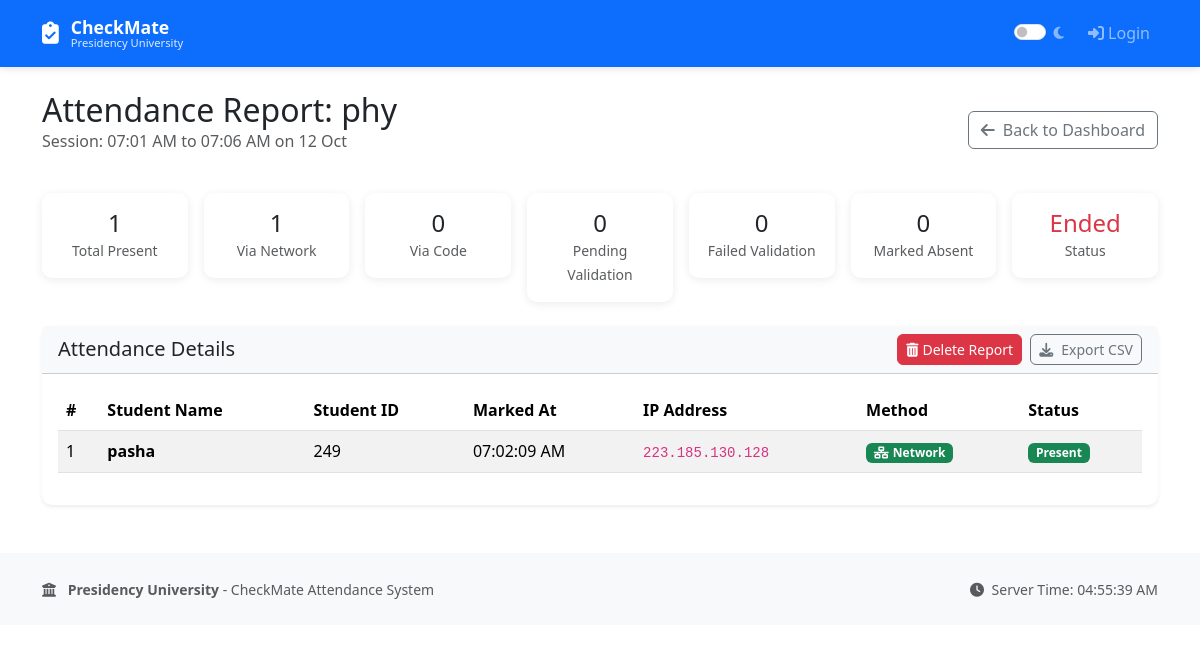
Screenshot of /view_attendance/24 (signed in) with the database file from the repository.
### app.py (models this page shows)
class AttendanceSession(db.Model):
    id = db.Column(db.Integer, primary_key=True)
    teacher_id = db.Column(db.Integer, db.ForeignKey('user.id'), nullable=False)
    subject = db.Column(db.String(100), nullable=False)
    start_time = db.Column(db.DateTime, nullable=False, default=lambda: datetime.now(timezone.utc))
    end_time = db.Column(db.DateTime, nullable=False)
    is_active = db.Column(db.Boolean, default=True)
    allowed_ip_range = db.Column(db.String(50), nullable=False)
    emergency_code = db.Column(db.String(8), nullable=False)
    teacher = db.relationship('User', backref='sessions')
    class_section = db.Column(db.String(10), nullable=False)
    validation_end_time = db.Column(db.DateTime, nullable=True)
    is_marking_closed = db.Column(db.Boolean, default=False)
    is_completely_finished = db.Column(db.Boolean, default=False)

class Attendance(db.Model):
    id = db.Column(db.Integer, primary_key=True)
    session_id = db.Column(db.Integer, db.ForeignKey('attendance_session.id'), nullable=False)
    student_id = db.Column(db.Integer, db.ForeignKey('user.id'), nullable=False)
    marked_at = db.Column(db.DateTime, nullable=False, default=lambda: datetime.now(timezone.utc))
    ip_address = db.Column(db.String(45), nullable=False)
    method = db.Column(db.String(20), default='network')
    status = db.Column(db.String(20), default='pending')

class User(db.Model):
    id = db.Column(db.Integer, primary_key=True)
    username = db.Column(db.String(80), unique=True, nullable=False)
    password_hash = db.Column(db.String(200), nullable=False)
    role = db.Column(db.String(20), nullable=False)
    student_id = db.Column(db.String(20), unique=True, nullable=True)
    name = db.Column(db.String(100), nullable=False)
    email = db.Column(db.String(120), unique=True, nullable=True)
    class_section = db.Column(db.String(10), nullable=True)
    is_active = db.Column(db.Boolean, default=True)
    must_change_password = db.Column(db.Boolean, default=True)
    created_at = db.Column(db.DateTime, default=lambda: datetime.now(timezone.utc))
    last_login = db.Column(db.DateTime, nullable=True)
    subject = db.Column(db.String(100), nullable=True)
    device_id = db.Column(db.String(36), unique=True, nullable=True)
    device_name = db.Column(db.String(100), nullable=True)
    attendance_percentage = db.Column(db.Float, default=0.0)
    admin_remarks = db.Column(db.Text, nullable=True)
    face_id_enabled = db.Column(db.Boolean, default=True)
    has_face_registered = db.Column(db.Boolean, default=False)

### app.py (the view)
@app.route('/view_attendance/<int:session_id>')
@admin_teacher_required
def view_attendance(session_id):
    att_session = AttendanceSession.query.get_or_404(session_id)
    if session.get('role') == 'teacher' and att_session.teacher_id != session['user_id']:
        flash('You can only view your own sessions.', 'danger')
        return redirect(url_for('dashboard'))
    records = db.session.query(Attendance, User).join(User).filter(
        Attendance.session_id == session_id
    ).order_by(User.name).all()
    return render_template('view_attendance.html', session=att_session, records=records,
                         institution_name=app.config['INSTITUTION_NAME'])

### app.py (called while the page is built)
def make_timezone_aware(dt):
    if dt is None:
        return None
    if dt.tzinfo is None:
        return dt.replace(tzinfo=timezone.utc)
    return dt

def admin_teacher_required(f):
    @wraps(f)
    def decorated_function(*args, **kwargs):
        if session.get('role') not in ['teacher', 'admin']:
            flash('Access denied. Teacher or Admin privileges required.', 'danger')
            return redirect(url_for('dashboard'))
        return f(*args, **kwargs)
    return decorated_function

def convert_utc_to_local_time(utc_dt):
    if utc_dt is None:
        return ""
    aware_dt = make_timezone_aware(utc_dt)
    local_dt = aware_dt.astimezone(None)
    return local_dt.strftime('%I:%M:%S %p')

def convert_utc_to_local_time_short(utc_dt):
    if utc_dt is None:
        return ""
    aware_dt = make_timezone_aware(utc_dt)
    local_dt = aware_dt.astimezone(None)
    return local_dt.strftime('%I:%M %p')

def convert_utc_to_local_date_short(utc_dt):
    if utc_dt is None:
        return ""
    aware_dt = make_timezone_aware(utc_dt)
    local_dt = aware_dt.astimezone(None)
    return local_dt.strftime('%d %b')

@app.context_processor
def inject_config():
    return {
        'institution_name': app.config['INSTITUTION_NAME'],
        'institution_short': app.config['INSTITUTION_SHORT_NAME'],
        'utc_to_local_short': convert_utc_to_local_time_short,
        'utc_to_local_date': convert_utc_to_local_date_short,
        'utc_to_local_full': convert_utc_to_local_time,
        'utc_to_local_datetime': convert_utc_to_local_datetime_full,  # ADDED: New function
        'now': datetime.now,
    }

### templates/view_attendance.html (shortened to what this page needs)
{% extends "base.html" %} {% block title %}Attendance Report{% endblock %} {%
block content %}
<div class="d-flex justify-content-between align-items-center mb-4">
  <div>
    <h2 class="mb-0">Attendance Report: {{ session.subject }}</h2>
    <p class="text-muted">
      Session: {{ utc_to_local_short(session.start_time) }} to {{
      utc_to_local_short(session.end_time) }} on {{
      utc_to_local_date(session.start_time) }}
    </p>
  </div>
  <a href="{{ url_for('dashboard') }}" class="btn btn-outline-secondary">
    <i class="fas fa-arrow-left me-2"></i>Back to Dashboard
  </a>
</div>
<div class="row g-3 mb-4">
  <div class="col">
    <div class="card text-center">
      <div class="card-body">
        <h4 class="mb-0">
          {{ records|selectattr("0.status", "equalto", "present")|list|length }}
        </h4>
        <small class="text-muted">Total Present</small>
      </div>
    </div>
  </div>
  <div class="col">
    <div class="card text-center">
      <div class="card-body">
        <h4 class="mb-0">
          {{ records|selectattr("0.method", "equalto", "network")|list|length }}
        </h4>
        <small class="text-muted">Via Network</small>
      </div>
    </div>
  </div>
  <div class="col">
    <div class="card text-center">
      <div class="card-body">
        <h4 class="mb-0">
          {{ records|selectattr("0.method", "equalto",
          "emergency_code")|list|length }}
        </h4>
        <small class="text-muted">Via Code</small>
      </div>
    </div>
  </div>
  <div class="col">
    <div class="card text-center">
      <div class="card-body">
        <h4 class="mb-0">
          {{ records|selectattr("0.status", "equalto", "pending")|list|length }}
        </h4>
        <small class="text-muted">Pending Validation</small>
      </div>
    </div>
  </div>
  <div class="col">
    <div class="card text-center">
      <div class="card-body">
        <h4 class="mb-0">
          {{ records|selectattr("0.status", "equalto",
          "failed_validation")|list|length }}
        </h4>
        <small class="text-muted">Failed Validation</small>
      </div>
    </div>
  </div>
  <div class="col">
    <div class="card text-center">
      <div class="card-body">
        <h4 class="mb-0">
          {{ records|selectattr("0.status", "equalto", "absent")|list|length }}
        </h4>
        <small class="text-muted">Marked Absent</small>
      </div>
    </div>
  </div>
  <div class="col">
    <div class="card text-center">
      <div class="card-body">
        {% if session.is_active %}
        <h4 class="mb-0 text-success">Active</h4>
        <small class="text-muted">Status</small> {% else %}
        <h4 class="mb-0 text-danger">Ended</h4>
        <small class="text-muted">Status</small>
        {% endif %}
      </div>
    </div>
  </div>
</div>
<div class="card shadow-sm">
  <div
    class="card-header bg-light d-flex justify-content-between align-items-center"
  >
    <h5 class="mb-0">Attendance Details</h5>
    <div>
      <form
        method="POST"
        action="{{ url_for('delete_report', session_id=session.id) }}"
        class="d-inline me-1"
        onsubmit="return confirm('PERMANENTLY DELETE this report? This cannot be undone!')"
      >
        <button type="submit" class="btn btn-sm btn-danger">
          <i class="fas fa-trash-alt me-1"></i>Delete Report
        </button>
      </form>
      <button class="btn btn-sm btn-outline-secondary" onclick="exportToCSV()">
        <i class="fas fa-download me-2"></i>Export CSV
      </button>
    </div>
  </div>
  <div class="card-body">
    {% if records %}
    <div class="table-responsive">
      <table class="table table-striped table-hover" id="attendanceTable">
        <thead>
          <tr>
            <th>#</th>
            <th>Student Name</th>
            <th>Student ID</th>
            <th>Marked At</th>
            <th>IP Address</th>
            <th>Method</th>
            <th>Status</th>
          </tr>
        </thead>
        <tbody>
          {% for attendance, student in records %}
          <tr>
            <td>{{ loop.index }}</td>
            <td><strong>{{ student.name }}</strong></td>
            <td>{{ student.student_id }}</td>
            <td>{{ utc_to_local_full(attendance.marked_at) }}</td>
            <td><code>{{ attendance.ip_address }}</code></td>
            <td>
              {% if attendance.method == 'emergency_code' %}
              <span class="badge bg-danger"
                ><i class="fas fa-key me-1"></i>Emergency</span
              >
              {% else %}
              <span class="badge bg-success"
                ><i class="fas fa-network-wired me-1"></i>Network</span
              >
              {% endif %}
            </td>
            <td>
              {% if attendance.status == 'present' %}
              <span class="badge bg-success">Present</span>
              {% elif attendance.status == 'pending' %}
              <span class="badge bg-warning">Pending</span>
              {% elif attendance.status == 'failed_validation' %}
              <span class="badge bg-danger">Failed Validation</span>
              {% elif attendance.status == 'absent' %}
              <span class="badge bg-dark">Absent</span>
              {% endif %}
            </td>
          </tr>
          {% endfor %}
        </tbody>
      </table>
    </div>
    {% else %}
    <div class="text-center py-5">
      <h5 class="text-muted">
        No attendance has been marked for this session yet.
      </h5>
    </div>
    {% endif %}
  </div>
</div>
{% endblock %}

### templates/base.html (style rules this page uses)
body { transition: background-color 0.2s ease-in-out, color 0.2s ease-in-out; font-family: "Segoe UI", Tahoma, Geneva, Verdana, sans-serif; }
.card { border: none; box-shadow: 0 2px 10px rgba(0, 0, 0, 0.08); border-radius: 10px; transition: box-shadow 0.3s ease; }
.btn { border-radius: 6px; font-weight: 500; transition: all 0.2s ease-in-out; }
.table-responsive { will-change: transform; }

### rows the page displays
AttendanceSession: subject "phy", start_time "07:01 AM", end_time "07:06 AM", start_time "12 Oct"
Attendance: name "pasha", student_id "249", marked_at "07:02:09 AM", ip_address "223.185.130.128", method "network" (drawn), status "Present"

### other values shown
{{ institution_name }} "Presidency University"
{{ records|selectattr("0.status", "equalto", "present")|list|length }} "1"
{{ records|selectattr("0.method", "equalto", "network")|list|length }} "1"
{{ records|selectattr("0.status", "equalto", "pending")|list|length }} "0"
{{ records|selectattr("0.status", "equalto", "absent")|list|length }} "0"
